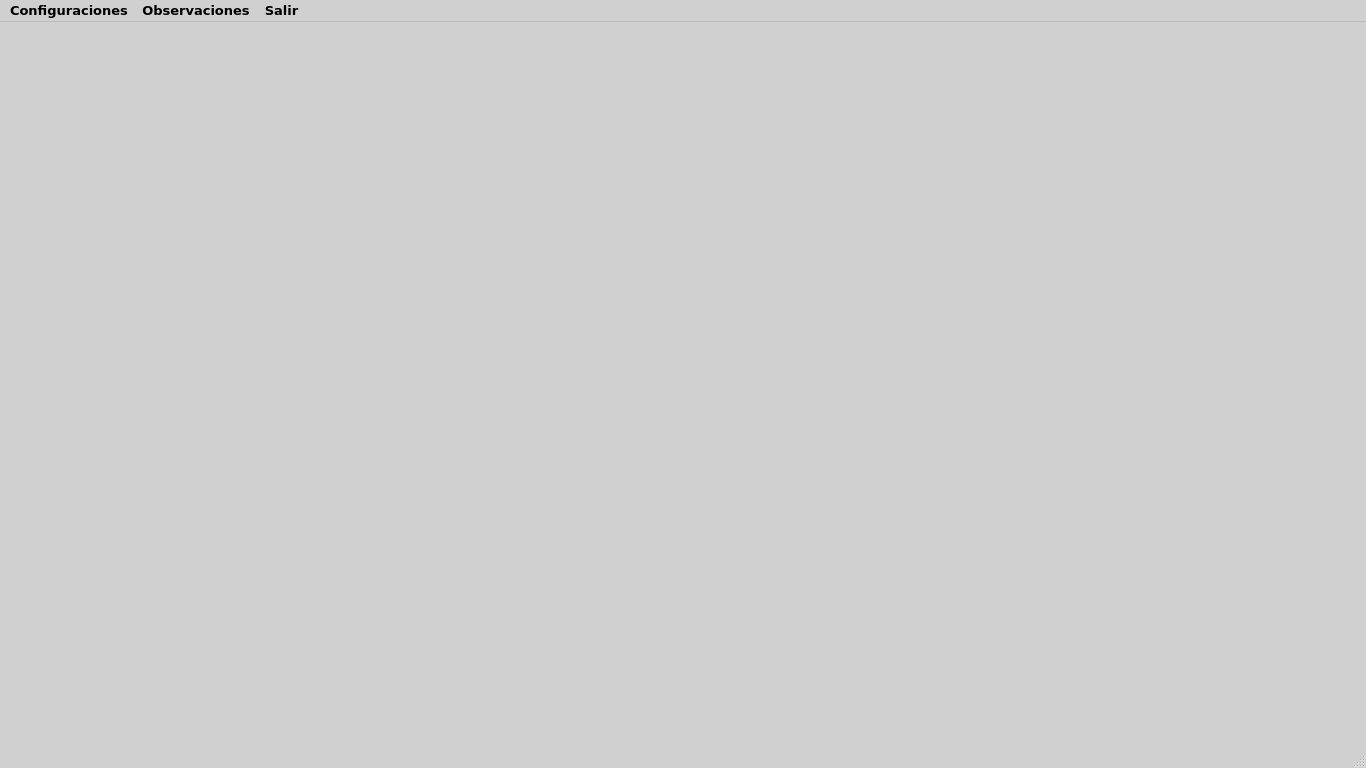
<?xml version="1.0" encoding="UTF-8"?>
<ui version="4.0">
 <class>MainWindow</class>
 <widget class="QMainWindow" name="MainWindow">
  <property name="geometry">
   <rect>
    <x>0</x>
    <y>0</y>
    <width>1366</width>
    <height>768</height>
   </rect>
  </property>
  <property name="palette">
   <palette>
    <active>
     <colorrole role="WindowText">
      <brush brushstyle="SolidPattern">
       <color alpha="255">
        <red>0</red>
        <green>0</green>
        <blue>0</blue>
       </color>
      </brush>
     </colorrole>
     <colorrole role="Button">
      <brush brushstyle="SolidPattern">
       <color alpha="255">
        <red>208</red>
        <green>208</green>
        <blue>208</blue>
       </color>
      </brush>
     </colorrole>
     <colorrole role="Light">
      <brush brushstyle="SolidPattern">
       <color alpha="255">
        <red>255</red>
        <green>255</green>
        <blue>255</blue>
       </color>
      </brush>
     </colorrole>
     <colorrole role="Midlight">
      <brush brushstyle="SolidPattern">
       <color alpha="255">
        <red>231</red>
        <green>231</green>
        <blue>231</blue>
       </color>
      </brush>
     </colorrole>
     <colorrole role="Dark">
      <brush brushstyle="SolidPattern">
       <color alpha="255">
        <red>104</red>
        <green>104</green>
        <blue>104</blue>
       </color>
      </brush>
     </colorrole>
     <colorrole role="Mid">
      <brush brushstyle="SolidPattern">
       <color alpha="255">
        <red>139</red>
        <green>139</green>
        <blue>139</blue>
       </color>
      </brush>
     </colorrole>
     <colorrole role="Text">
      <brush brushstyle="SolidPattern">
       <color alpha="255">
        <red>0</red>
        <green>0</green>
        <blue>0</blue>
       </color>
      </brush>
     </colorrole>
     <colorrole role="BrightText">
      <brush brushstyle="SolidPattern">
       <color alpha="255">
        <red>255</red>
        <green>255</green>
        <blue>255</blue>
       </color>
      </brush>
     </colorrole>
     <colorrole role="ButtonText">
      <brush brushstyle="SolidPattern">
       <color alpha="255">
        <red>0</red>
        <green>0</green>
        <blue>0</blue>
       </color>
      </brush>
     </colorrole>
     <colorrole role="Base">
      <brush brushstyle="SolidPattern">
       <color alpha="255">
        <red>255</red>
        <green>255</green>
        <blue>255</blue>
       </color>
      </brush>
     </colorrole>
     <colorrole role="Window">
      <brush brushstyle="SolidPattern">
       <color alpha="255">
        <red>208</red>
        <green>208</green>
        <blue>208</blue>
       </color>
      </brush>
     </colorrole>
     <colorrole role="Shadow">
      <brush brushstyle="SolidPattern">
       <color alpha="255">
        <red>0</red>
        <green>0</green>
        <blue>0</blue>
       </color>
      </brush>
     </colorrole>
     <colorrole role="AlternateBase">
      <brush brushstyle="SolidPattern">
       <color alpha="255">
        <red>231</red>
        <green>231</green>
        <blue>231</blue>
       </color>
      </brush>
     </colorrole>
     <colorrole role="ToolTipBase">
      <brush brushstyle="SolidPattern">
       <color alpha="255">
        <red>255</red>
        <green>255</green>
        <blue>220</blue>
       </color>
      </brush>
     </colorrole>
     <colorrole role="ToolTipText">
      <brush brushstyle="SolidPattern">
       <color alpha="255">
        <red>0</red>
        <green>0</green>
        <blue>0</blue>
       </color>
      </brush>
     </colorrole>
     <colorrole role="PlaceholderText">
      <brush brushstyle="SolidPattern">
       <color alpha="128">
        <red>0</red>
        <green>0</green>
        <blue>0</blue>
       </color>
      </brush>
     </colorrole>
    </active>
    <inactive>
     <colorrole role="WindowText">
      <brush brushstyle="SolidPattern">
       <color alpha="255">
        <red>0</red>
        <green>0</green>
        <blue>0</blue>
       </color>
      </brush>
     </colorrole>
     <colorrole role="Button">
      <brush brushstyle="SolidPattern">
       <color alpha="255">
        <red>208</red>
        <green>208</green>
        <blue>208</blue>
       </color>
      </brush>
     </colorrole>
     <colorrole role="Light">
      <brush brushstyle="SolidPattern">
       <color alpha="255">
        <red>255</red>
        <green>255</green>
        <blue>255</blue>
       </color>
      </brush>
     </colorrole>
     <colorrole role="Midlight">
      <brush brushstyle="SolidPattern">
       <color alpha="255">
        <red>231</red>
        <green>231</green>
        <blue>231</blue>
       </color>
      </brush>
     </colorrole>
     <colorrole role="Dark">
      <brush brushstyle="SolidPattern">
       <color alpha="255">
        <red>104</red>
        <green>104</green>
        <blue>104</blue>
       </color>
      </brush>
     </colorrole>
     <colorrole role="Mid">
      <brush brushstyle="SolidPattern">
       <color alpha="255">
        <red>139</red>
        <green>139</green>
        <blue>139</blue>
       </color>
      </brush>
     </colorrole>
     <colorrole role="Text">
      <brush brushstyle="SolidPattern">
       <color alpha="255">
        <red>0</red>
        <green>0</green>
        <blue>0</blue>
       </color>
      </brush>
     </colorrole>
     <colorrole role="BrightText">
      <brush brushstyle="SolidPattern">
       <color alpha="255">
        <red>255</red>
        <green>255</green>
        <blue>255</blue>
       </color>
      </brush>
     </colorrole>
     <colorrole role="ButtonText">
      <brush brushstyle="SolidPattern">
       <color alpha="255">
        <red>0</red>
        <green>0</green>
        <blue>0</blue>
       </color>
      </brush>
     </colorrole>
     <colorrole role="Base">
      <brush brushstyle="SolidPattern">
       <color alpha="255">
        <red>255</red>
        <green>255</green>
        <blue>255</blue>
       </color>
      </brush>
     </colorrole>
     <colorrole role="Window">
      <brush brushstyle="SolidPattern">
       <color alpha="255">
        <red>208</red>
        <green>208</green>
        <blue>208</blue>
       </color>
      </brush>
     </colorrole>
     <colorrole role="Shadow">
      <brush brushstyle="SolidPattern">
       <color alpha="255">
        <red>0</red>
        <green>0</green>
        <blue>0</blue>
       </color>
      </brush>
     </colorrole>
     <colorrole role="AlternateBase">
      <brush brushstyle="SolidPattern">
       <color alpha="255">
        <red>231</red>
        <green>231</green>
        <blue>231</blue>
       </color>
      </brush>
     </colorrole>
     <colorrole role="ToolTipBase">
      <brush brushstyle="SolidPattern">
       <color alpha="255">
        <red>255</red>
        <green>255</green>
        <blue>220</blue>
       </color>
      </brush>
     </colorrole>
     <colorrole role="ToolTipText">
      <brush brushstyle="SolidPattern">
       <color alpha="255">
        <red>0</red>
        <green>0</green>
        <blue>0</blue>
       </color>
      </brush>
     </colorrole>
     <colorrole role="PlaceholderText">
      <brush brushstyle="SolidPattern">
       <color alpha="128">
        <red>0</red>
        <green>0</green>
        <blue>0</blue>
       </color>
      </brush>
     </colorrole>
    </inactive>
    <disabled>
     <colorrole role="WindowText">
      <brush brushstyle="SolidPattern">
       <color alpha="255">
        <red>104</red>
        <green>104</green>
        <blue>104</blue>
       </color>
      </brush>
     </colorrole>
     <colorrole role="Button">
      <brush brushstyle="SolidPattern">
       <color alpha="255">
        <red>208</red>
        <green>208</green>
        <blue>208</blue>
       </color>
      </brush>
     </colorrole>
     <colorrole role="Light">
      <brush brushstyle="SolidPattern">
       <color alpha="255">
        <red>255</red>
        <green>255</green>
        <blue>255</blue>
       </color>
      </brush>
     </colorrole>
     <colorrole role="Midlight">
      <brush brushstyle="SolidPattern">
       <color alpha="255">
        <red>231</red>
        <green>231</green>
        <blue>231</blue>
       </color>
      </brush>
     </colorrole>
     <colorrole role="Dark">
      <brush brushstyle="SolidPattern">
       <color alpha="255">
        <red>104</red>
        <green>104</green>
        <blue>104</blue>
       </color>
      </brush>
     </colorrole>
     <colorrole role="Mid">
      <brush brushstyle="SolidPattern">
       <color alpha="255">
        <red>139</red>
        <green>139</green>
        <blue>139</blue>
       </color>
      </brush>
     </colorrole>
     <colorrole role="Text">
      <brush brushstyle="SolidPattern">
       <color alpha="255">
        <red>104</red>
        <green>104</green>
        <blue>104</blue>
       </color>
      </brush>
     </colorrole>
     <colorrole role="BrightText">
      <brush brushstyle="SolidPattern">
       <color alpha="255">
        <red>255</red>
        <green>255</green>
        <blue>255</blue>
       </color>
      </brush>
     </colorrole>
     <colorrole role="ButtonText">
      <brush brushstyle="SolidPattern">
       <color alpha="255">
        <red>104</red>
        <green>104</green>
        <blue>104</blue>
       </color>
      </brush>
     </colorrole>
     <colorrole role="Base">
      <brush brushstyle="SolidPattern">
       <color alpha="255">
        <red>208</red>
        <green>208</green>
        <blue>208</blue>
       </color>
      </brush>
     </colorrole>
     <colorrole role="Window">
      <brush brushstyle="SolidPattern">
       <color alpha="255">
        <red>208</red>
        <green>208</green>
        <blue>208</blue>
       </color>
      </brush>
     </colorrole>
     <colorrole role="Shadow">
      <brush brushstyle="SolidPattern">
       <color alpha="255">
        <red>0</red>
        <green>0</green>
        <blue>0</blue>
       </color>
      </brush>
     </colorrole>
     <colorrole role="AlternateBase">
      <brush brushstyle="SolidPattern">
       <color alpha="255">
        <red>208</red>
        <green>208</green>
        <blue>208</blue>
       </color>
      </brush>
     </colorrole>
     <colorrole role="ToolTipBase">
      <brush brushstyle="SolidPattern">
       <color alpha="255">
        <red>255</red>
        <green>255</green>
        <blue>220</blue>
       </color>
      </brush>
     </colorrole>
     <colorrole role="ToolTipText">
      <brush brushstyle="SolidPattern">
       <color alpha="255">
        <red>0</red>
        <green>0</green>
        <blue>0</blue>
       </color>
      </brush>
     </colorrole>
     <colorrole role="PlaceholderText">
      <brush brushstyle="SolidPattern">
       <color alpha="128">
        <red>0</red>
        <green>0</green>
        <blue>0</blue>
       </color>
      </brush>
     </colorrole>
    </disabled>
   </palette>
  </property>
  <property name="font">
   <font>
    <family>Verdana</family>
    <pointsize>10</pointsize>
    <bold>true</bold>
   </font>
  </property>
  <property name="windowTitle">
   <string>Configuración</string>
  </property>
  <widget class="QWidget" name="centralwidget"/>
  <widget class="QStatusBar" name="statusbar"/>
  <widget class="QMenuBar" name="menubar">
   <property name="geometry">
    <rect>
     <x>0</x>
     <y>0</y>
     <width>1366</width>
     <height>22</height>
    </rect>
   </property>
   <widget class="QMenu" name="menuConfiguraciones">
    <property name="title">
     <string>Configuraciones</string>
    </property>
    <addaction name="actionPermisos"/>
   </widget>
   <widget class="QMenu" name="menuObservaciones">
    <property name="title">
     <string>Observaciones</string>
    </property>
    <addaction name="actionHistorial"/>
   </widget>
   <widget class="QMenu" name="menuSalir">
    <property name="title">
     <string>Salir</string>
    </property>
    <addaction name="actionIr_al_Men"/>
   </widget>
   <addaction name="menuConfiguraciones"/>
   <addaction name="menuObservaciones"/>
   <addaction name="menuSalir"/>
  </widget>
  <action name="actionPermisos">
   <property name="text">
    <string>Permisos</string>
   </property>
   <property name="font">
    <font>
     <family>Verdana</family>
     <pointsize>10</pointsize>
     <bold>true</bold>
    </font>
   </property>
  </action>
  <action name="actionHistorial">
   <property name="text">
    <string>Historial</string>
   </property>
   <property name="font">
    <font>
     <family>Verdana</family>
     <pointsize>10</pointsize>
     <bold>true</bold>
    </font>
   </property>
  </action>
  <action name="actionIr_al_Men">
   <property name="text">
    <string>Ir al Menú</string>
   </property>
   <property name="font">
    <font>
     <family>Verdana</family>
     <pointsize>10</pointsize>
     <bold>true</bold>
    </font>
   </property>
  </action>
 </widget>
 <resources/>
 <connections/>
</ui>
